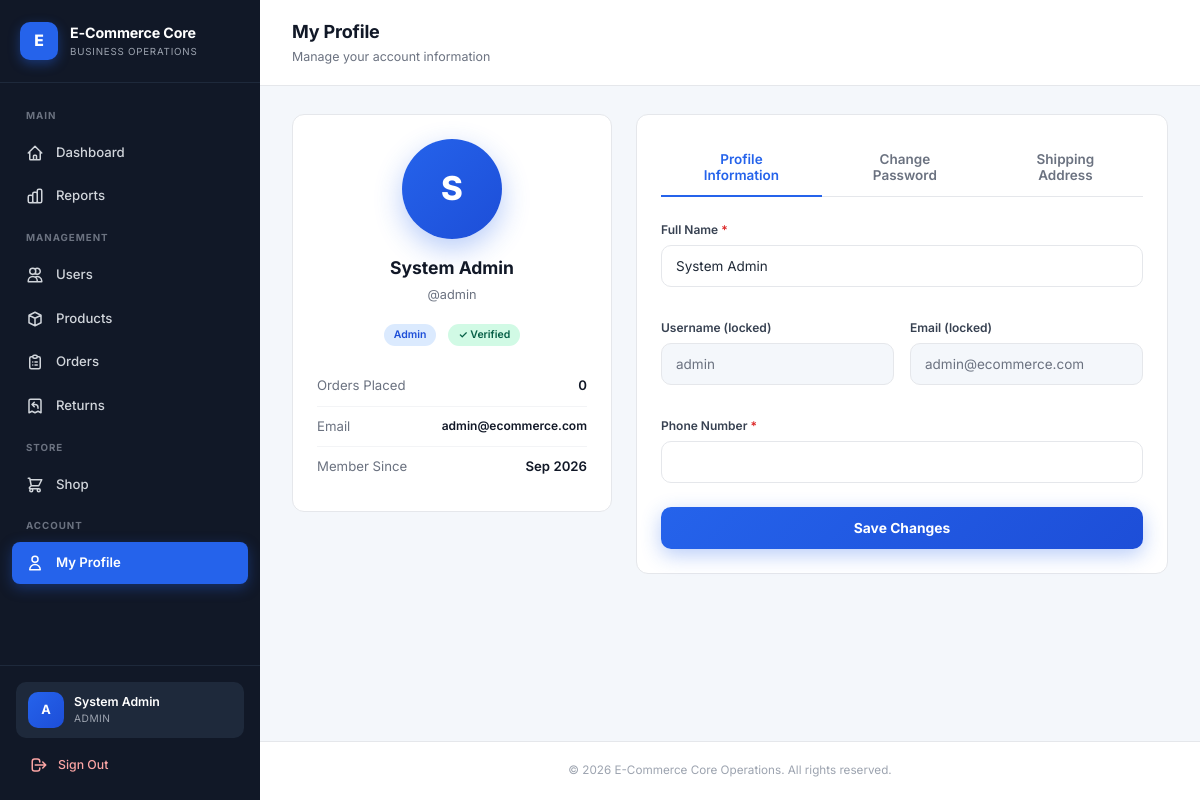
The app's page /profile.php (signed in) with its own data.
### tables this page shows
CREATE TABLE `users` (
  `id` int(11) NOT NULL,
  `username` varchar(50) NOT NULL,
  `email` varchar(100) NOT NULL,
  `phone` varchar(20) DEFAULT NULL,
  `address` text DEFAULT NULL,
  `city` varchar(80) DEFAULT NULL,
  `province` varchar(80) DEFAULT NULL,
  `postal_code` varchar(10) DEFAULT NULL,
  `password` varchar(255) NOT NULL,
  `full_name` varchar(100) DEFAULT NULL,
  `role` enum('admin','product_manager','customer') DEFAULT 'customer',
  `status` enum('active','inactive') DEFAULT 'active',
  `email_verified` tinyint(1) DEFAULT 0,
  `profile_completed` tinyint(1) DEFAULT 0,
  `created_at` timestamp NOT NULL DEFAULT current_timestamp()
);

### includes/auth.php (called while the page is built, shortened)
<?php
if (!function_exists('e')) {
    function e($s) {
        return htmlspecialchars($s ?? '', ENT_QUOTES, 'UTF-8');
    }
}

### profile.php (the view, shortened to what this page needs)
<?php
require_once __DIR__ . '/includes/auth.php';
require_once __DIR__ . '/config/db.php';
$uid = $_SESSION['user_id'];
$u = $pdo->prepare("SELECT * FROM users WHERE id = ?");
$u->execute([$uid]);
$user = $u->fetch();
$orderCount = $pdo->prepare("SELECT COUNT(*) FROM orders WHERE user_id = ?");
$orderCount->execute([$uid]);
$orderCount = $orderCount->fetchColumn();
require_once __DIR__ . '/includes/header.php';
?>
<div class="app-layout">
    <?php require __DIR__ . '/includes/sidebar.php'; ?>
    <div class="main-wrapper">
        <header class="topbar">
            <div class="topbar-left">
                <div>
                    <h2>My Profile</h2>
                    <p>Manage your account information</p>
                </div>
            </div>
        </header>
        <div class="page-body">
            <div class="profile-grid">
                <div>
                    <div class="profile-card" style="margin-bottom:20px;">
                        <div class="profile-avatar"><?= strtoupper(substr($user['full_name'] ?: $user['username'], 0, 1)) ?></div>
                        <h3 style="text-align:center;margin:0 0 4px;color:#111827;"><?= e($user['full_name']) ?></h3>
                        <p style="text-align:center;color:#6b7280;font-size:0.85rem;margin:0 0 20px;">@<?= e($user['username']) ?></p>
                        <div style="display:flex;justify-content:center;gap:12px;margin-bottom:20px;">
                            <span class="badge badge-blue"><?= ucwords(str_replace('_',' ',$user['role'])) ?></span>
                            <?php if ($user['email_verified']): ?>
                                <span class="badge badge-green">✓ Verified</span>
                            <?php else: ?>
                                <span class="badge badge-yellow">Unverified</span>
                            <?php endif; ?>
                        </div>
                        <div class="profile-info-item">
                            <span class="label">Orders Placed</span>
                            <span class="value"><?= $orderCount ?></span>
                        </div>
                        <div class="profile-info-item">
                            <span class="label">Email</span>
                            <span class="value" style="font-size:0.8rem;"><?= e($user['email']) ?></span>
                        </div>
                        <div class="profile-info-item">
                            <span class="label">Member Since</span>
                            <span class="value"><?= date('M Y', strtotime($user['created_at'])) ?></span>
                        </div>
                    </div>
                </div>
                <div>
                    <div class="profile-card">
                        <div class="tab-nav">
                            <button class="tab-btn active" onclick="showTab('profile', this)">Profile Information</button>
                            <button class="tab-btn" onclick="showTab('password', this)">Change Password</button>
                            <button class="tab-btn" onclick="showTab('address', this)">Shipping Address</button>
                        </div>
                        <div id="tab-profile" class="tab-panel active">
                            <form method="POST">
                                <div class="form-grid">
                                    <div class="form-group full">
                                        <label class="form-label">Full Name <span class="req">*</span></label>
                                        <input type="text" name="full_name" class="form-input" required value="<?= e($user['full_name']) ?>">
                                    </div>
                                    <div class="form-group">
                                        <label class="form-label">Username (locked)</label>
                                        <input type="text" class="form-input" value="<?= e($user['username']) ?>" disabled style="background:#f4f7fb;color:#6b7280;">
                                    </div>
                                    <div class="form-group">
                                        <label class="form-label">Email (locked)</label>
                                        <input type="email" class="form-input" value="<?= e($user['email']) ?>" disabled style="background:#f4f7fb;color:#6b7280;">
                                    </div>
                                    <div class="form-group full">
                                        <label class="form-label">Phone Number <span class="req">*</span></label>
                                        <input type="tel" name="phone" class="form-input" required value="<?= e($user['phone']) ?>">
                                    </div>
                                </div>
                                <button type="submit" class="btn-primary-full">Save Changes</button>
                            </form>
                        </div>
                    </div>
                </div>
            </div>
        </div>
        <?php require __DIR__ . '/includes/footer.php'; ?>

### assets/css/style.css (style rules this page uses)
*, *::before, *::after { box-sizing: border-box; }
html, body { margin: 0; padding: 0; font-family: 'Inter', -apple-system, BlinkMacSystemFont, 'Segoe UI', Roboto, sans-serif; background: #f4f7fb; color: #1f2937; font-size: 15px; line-height: 1.5; -webkit-font-smoothing: antialiased; }
.app-layout { display: flex; min-height: 100vh; width: 100%; }
.main-wrapper { flex: 1; margin-left: 260px; min-height: 100vh; display: flex; flex-direction: column; width: calc(100% - 260px); min-width: 0; }
.topbar { background: #fff; border-bottom: 1px solid #e5e7eb; padding: 18px 32px; display: flex; justify-content: space-between; align-items: center; position: sticky; top: 0; z-index: 30; gap: 16px; }
.topbar-left { display: flex; align-items: center; gap: 14px; min-width: 0; flex: 1; }
.topbar-left > div { min-width: 0; }
.topbar h2 { font-size: 1.2rem; font-weight: 700; color: #111827; margin: 0; letter-spacing: -0.01em; white-space: nowrap; overflow: hidden; text-overflow: ellipsis; }
.topbar p { color: #6b7280; font-size: 0.83rem; margin: 3px 0 0; white-space: nowrap; overflow: hidden; text-overflow: ellipsis; }
.page-body { padding: 28px 32px; flex: 1; width: 100%; }
.form-group { margin-bottom: 16px; }
.form-label { display: block; font-size: 0.78rem; font-weight: 600; color: #374151; margin-bottom: 6px; }
.form-input, .form-select, .form-textarea { width: 100%; padding: 10px 14px; border: 1px solid #e5e7eb; border-radius: 8px; font-size: 0.88rem; color: #1f2937; background: #fff; transition: all 0.15s ease; font-family: inherit; }
.badge { display: inline-flex; align-items: center; padding: 3px 10px; border-radius: 999px; font-size: 0.7rem; font-weight: 600; text-transform: capitalize; white-space: nowrap; }
.badge-blue { background: #dbeafe; color: #1d4ed8; }
.badge-green { background: #d1fae5; color: #065f46; }

### profile.php (style rules this page uses)
.profile-grid { display: grid; grid-template-columns: 320px 1fr; gap: 24px; }
.profile-card { background: #fff; border: 1px solid #e5e7eb; border-radius: 12px; padding: 24px; }
.profile-avatar { width: 100px; height: 100px; background: linear-gradient(135deg, #2563eb, #1d4ed8); color: #fff; border-radius: 50%; display: flex; align-items: center; justify-content: center; font-size: 2.2rem; font-weight: 800; margin: 0 auto 16px; box-shadow: 0 10px 28px rgba(37,99,235,0.32); }
.profile-info-item { display: flex; justify-content: space-between; padding: 10px 0; border-bottom: 1px solid #f3f4f6; font-size: 0.88rem; }
.profile-info-item:last-child { border-bottom: none; }
.profile-info-item .label { color: #6b7280; }
.profile-info-item .value { color: #111827; font-weight: 600; text-align: right; }
.tab-nav { display: flex; gap: 4px; border-bottom: 1px solid #e5e7eb; margin-bottom: 24px; }
.tab-btn { padding: 12px 20px; background: transparent; border: none; border-bottom: 2px solid transparent; font-family: inherit; font-size: 0.9rem; font-weight: 600; color: #6b7280; cursor: pointer; transition: all 0.15s; margin-bottom: -1px; }
.tab-btn.active { color: #2563eb; border-bottom-color: #2563eb; }
.tab-panel { display: none; }
.tab-panel.active { display: block; }
.form-grid { display: grid; grid-template-columns: 1fr 1fr; gap: 16px; }
.form-group.full { grid-column: 1 / -1; }
.form-input, .form-textarea { width: 100%; padding: 12px 14px; border: 1.5px solid #e5e7eb; border-radius: 10px; font-size: 0.9rem; font-family: inherit; transition: all 0.15s; }
.form-label { display: block; font-size: 0.8rem; font-weight: 600; color: #374151; margin-bottom: 6px; }
.form-label .req { color: #dc2626; }
.btn-primary-full { width: 100%; padding: 13px; background: linear-gradient(135deg, #2563eb, #1d4ed8); color: #fff; border: none; border-radius: 10px; font-size: 0.92rem; font-weight: 700; font-family: inherit; cursor: pointer; transition: all 0.15s; box-shadow: 0 6px 20px rgba(37,99,235,0.32); margin-top: 8px; }

### records on screen
users: full_name "S", full_name "System Admin", username "admin", role "Admin", email "admin@ecommerce.com", created_at "Sep 2026"

### other values on screen
$initial "A"
$_SESSION['full_name'] "System Admin"
$role === 'product_manager' ? 'PRODUCT MANAGER' : strtoupper($role) "ADMIN"
$orderCount "0"
